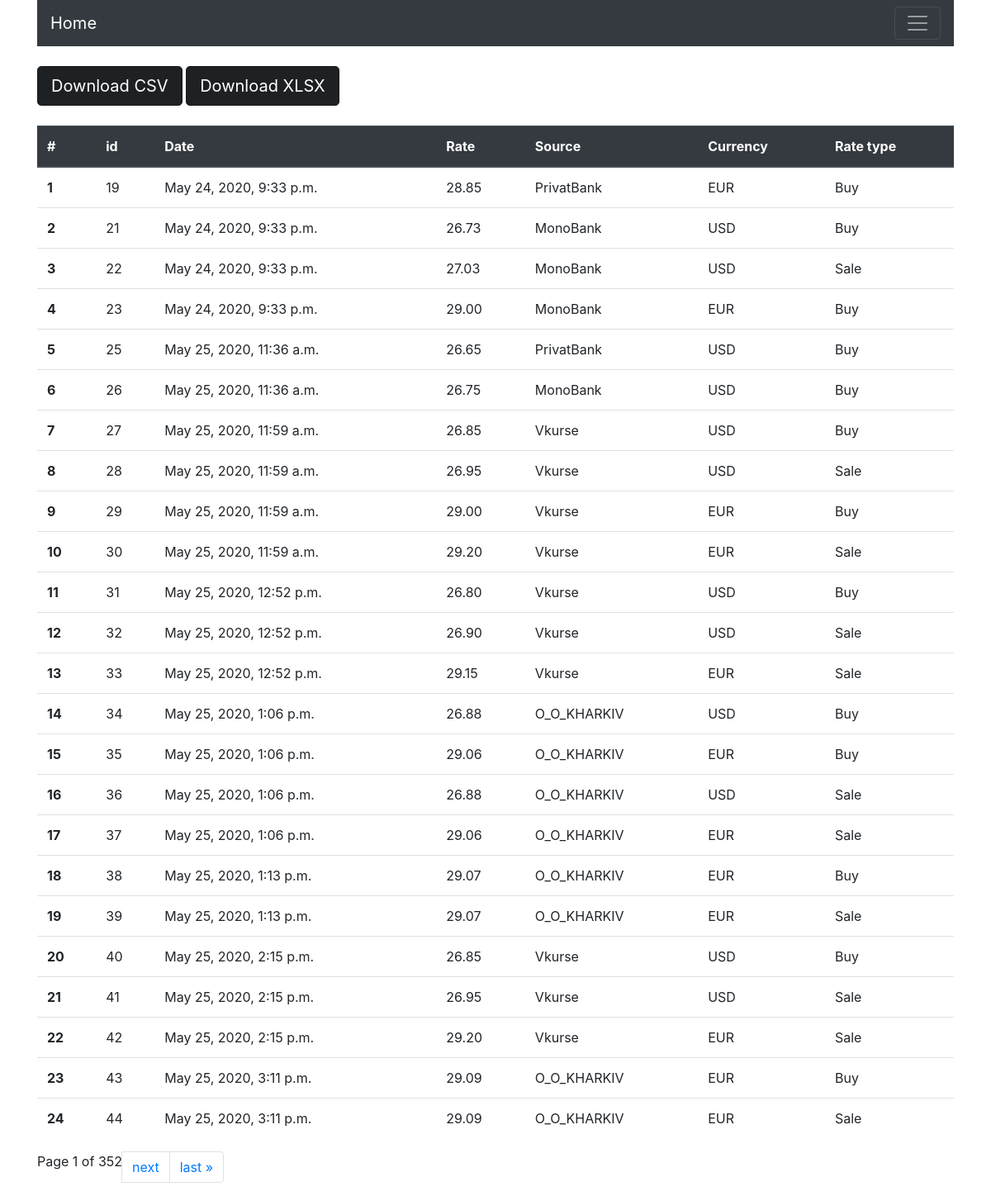
/rate/list/, run on the app's committed database.
### rate/models.py (models this page shows, shortened)
class Rate(models.Model):
    created = models.DateTimeField(auto_now_add=True)
    rate = models.DecimalField(max_digits=7, decimal_places=2)
    source = models.PositiveSmallIntegerField(choices=mch.SOURCE_CHOICES)
    currency_type = models.PositiveSmallIntegerField(choices=mch.CURRENCY_TYPE_CHOICES)
    rate_type = models.PositiveSmallIntegerField(choices=mch.RATE_TYPE_CHOICES)

### rate/views.py (the view)
# urls.py: path('list/', views.RateList.as_view(), name='list'),
class RateList(ListView):
    paginate_by = 24
    queryset = Rate.objects.all()
    template_name = 'rate-list.html'

### rate/templatetags/active_tab.py (called while the page is built)
@register.filter
def active(path, url_name):
    if path == reverse(url_name):
        return 'active'
    return ''

### rate/templates/rate-list.html (shortened to what this page needs)
{% extends 'base.html' %}
{% block content %}
	<br>
	<a href="{% url 'rate:download-csv' %}" class="btn btn-dark btn-lg active" role="button" aria-pressed="true">Download CSV</a>
	<a href="{% url 'rate:download-xlsx' %}" class="btn btn-dark btn-lg active" role="button" aria-pressed="true">Download XLSX</a>
	<br><br>
	<table class="table">
		<thead class="thead-dark">
		<tr>
			<th scope="col">#</th>
			<th scope="col">id</th>
			<th scope="col">Date</th>
			<th scope="col">Rate</th>
			<th scope="col">Source</th>
			<th scope="col">Currency</th>
			<th scope="col">Rate type</th>
		</tr>
		</thead>
		<tbody>
			{% for rate in object_list %}
				<tr>
					<th scope="row">{{ forloop.counter0|add:page_obj.start_index }}</th>
					<td>{{ rate.id }}</td>
					<td>{{  rate.created }}</td>
					<td>{{  rate.rate }}</td>
					<td>{{ rate.get_source_display }}</td>
					<td>{{ rate.get_currency_type_display }}</td>
					<td>{{ rate.get_rate_type_display }}</td>
				</tr>
			{% endfor %}
	</tbody>
	</table>
	<ul class="pagination">
	<li class="pagination">
        <span class="current">
            Page {{ page_obj.number }} of {{ page_obj.paginator.num_pages }}
        </span>
        {% if page_obj.has_next %}
			<li class="page-item"><a href="?page={{ page_obj.next_page_number }}" class="page-link">next</a></li>
			<li class="page-item"><a href="?page={{ page_obj.paginator.num_pages }}" class="page-link">last &raquo;</a></li>
        {% endif %}
	</ul>
{% endblock content %}

### data on the page
Rate: id "19", created "May 24, 2020, 9:33 p.m.", rate "28.85", source "PrivatBank", currency_type "EUR", rate_type "Buy"
Rate: id "21", created "May 24, 2020, 9:33 p.m.", rate "26.73", source "MonoBank", currency_type "USD", rate_type "Buy"
Rate: id "22", created "May 24, 2020, 9:33 p.m.", rate "27.03", source "MonoBank", currency_type "USD", rate_type "Sale"
Rate: id "23", created "May 24, 2020, 9:33 p.m.", rate "29.00", source "MonoBank", currency_type "EUR", rate_type "Buy"
Rate: id "25", created "May 25, 2020, 11:36 a.m.", rate "26.65", source "PrivatBank", currency_type "USD", rate_type "Buy"
Rate: id "26", created "May 25, 2020, 11:36 a.m.", rate "26.75", source "MonoBank", currency_type "USD", rate_type "Buy"
Rate: id "27", created "May 25, 2020, 11:59 a.m.", rate "26.85", source "Vkurse", currency_type "USD", rate_type "Buy"
Rate: id "28", created "May 25, 2020, 11:59 a.m.", rate "26.95", source "Vkurse", currency_type "USD", rate_type "Sale"
Rate: id "29", created "May 25, 2020, 11:59 a.m.", rate "29.00", source "Vkurse", currency_type "EUR", rate_type "Buy"
Rate: id "30", created "May 25, 2020, 11:59 a.m.", rate "29.20", source "Vkurse", currency_type "EUR", rate_type "Sale"
Rate: id "31", created "May 25, 2020, 12:52 p.m.", rate "26.80", source "Vkurse", currency_type "USD", rate_type "Buy"
Rate: id "32", created "May 25, 2020, 12:52 p.m.", rate "26.90", source "Vkurse", currency_type "USD", rate_type "Sale"
Rate: id "33", created "May 25, 2020, 12:52 p.m.", rate "29.15", source "Vkurse", currency_type "EUR", rate_type "Sale"
Rate: id "34", created "May 25, 2020, 1:06 p.m.", rate "26.88", source "O_O_KHARKIV", currency_type "USD", rate_type "Buy"
Rate: id "35", created "May 25, 2020, 1:06 p.m.", rate "29.06", source "O_O_KHARKIV", currency_type "EUR", rate_type "Buy"
Rate: id "36", created "May 25, 2020, 1:06 p.m.", rate "26.88", source "O_O_KHARKIV", currency_type "USD", rate_type "Sale"
Rate: id "37", created "May 25, 2020, 1:06 p.m.", rate "29.06", source "O_O_KHARKIV", currency_type "EUR", rate_type "Sale"
Rate: id "38", created "May 25, 2020, 1:13 p.m.", rate "29.07", source "O_O_KHARKIV", currency_type "EUR", rate_type "Buy"
Rate: id "39", created "May 25, 2020, 1:13 p.m.", rate "29.07", source "O_O_KHARKIV", currency_type "EUR", rate_type "Sale"
Rate: id "40", created "May 25, 2020, 2:15 p.m.", rate "26.85", source "Vkurse", currency_type "USD", rate_type "Buy"
Rate: id "41", created "May 25, 2020, 2:15 p.m.", rate "26.95", source "Vkurse", currency_type "USD", rate_type "Sale"
Rate: id "42", created "May 25, 2020, 2:15 p.m.", rate "29.20", source "Vkurse", currency_type "EUR", rate_type "Sale"
Rate: id "43", created "May 25, 2020, 3:11 p.m.", rate "29.09", source "O_O_KHARKIV", currency_type "EUR", rate_type "Buy"
Rate: id "44", created "May 25, 2020, 3:11 p.m.", rate "29.09", source "O_O_KHARKIV", currency_type "EUR", rate_type "Sale"

### other printed values
{{ page_obj.number }} "1"
{{ page_obj.paginator.num_pages }} "352"
